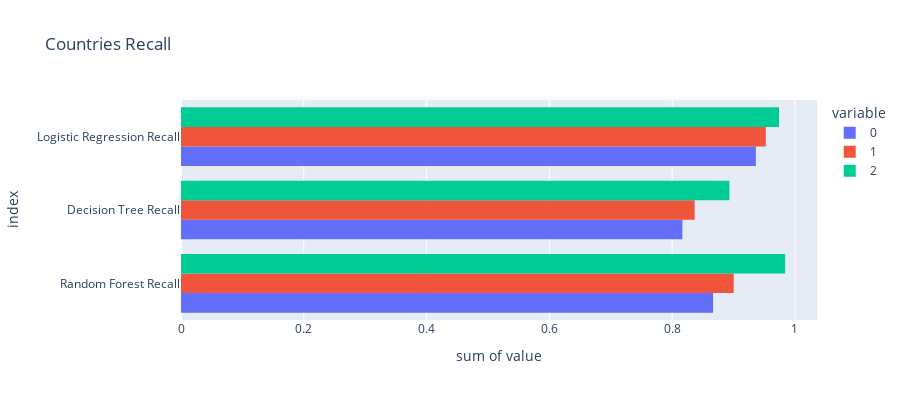

Notebook cell for this chart:
### Code cell
import plotly_express as px
fig = px.histogram(recall, x=["0", '1', '2'],y = "index",
             barmode='group',
             height=400, title = 'Countries Recall')
fig.show()

### Figure 1 — Plotly figure (JSON) as saved in the notebook; plotly's stock layout.template omitted (floating-point values rounded to 4 significant figures)
{"data": [{"alignmentgroup": "True", "bingroup": "y", "histfunc": "sum", "hovertemplate": "variable=0<br>sum of value=%{x}<br>index=%{y}<extra></extra>", "legendgroup": "0", "marker": {"color": "#636efa", "pattern": {"shape": ""}}, "name": "0", "offsetgroup": "0", "orientation": "h", "showlegend": true, "type": "histogram", "x": [0.8666, 0.8166, 0.9363], "xaxis": "x", "y": ["Random Forest Recall", "Decision Tree Recall", "Logistic Regression Recall"], "yaxis": "y"}, {"alignmentgroup": "True", "bingroup": "y", "histfunc": "sum", "hovertemplate": "variable=1<br>sum of value=%{x}<br>index=%{y}<extra></extra>", "legendgroup": "1", "marker": {"color": "#EF553B", "pattern": {"shape": ""}}, "name": "1", "offsetgroup": "1", "orientation": "h", "showlegend": true, "type": "histogram", "x": [0.9002, 0.8366, 0.9525], "xaxis": "x", "y": ["Random Forest Recall", "Decision Tree Recall", "Logistic Regression Recall"], "yaxis": "y"}, {"alignmentgroup": "True", "bingroup": "y", "histfunc": "sum", "hovertemplate": "variable=2<br>sum of value=%{x}<br>index=%{y}<extra></extra>", "legendgroup": "2", "marker": {"color": "#00cc96", "pattern": {"shape": ""}}, "name": "2", "offsetgroup": "2", "orientation": "h", "showlegend": true, "type": "histogram", "x": [0.9841, 0.8932, 0.974], "xaxis": "x", "y": ["Random Forest Recall", "Decision Tree Recall", "Logistic Regression Recall"], "yaxis": "y"}], "layout": {"barmode": "group", "height": 400, "legend": {"title": {"text": "variable"}, "tracegroupgap": 0}, "title": {"text": "Countries Recall"}, "xaxis": {"anchor": "y", "domain": [0, 1], "title": {"text": "sum of value"}}, "yaxis": {"anchor": "x", "domain": [0, 1], "title": {"text": "index"}}}}
